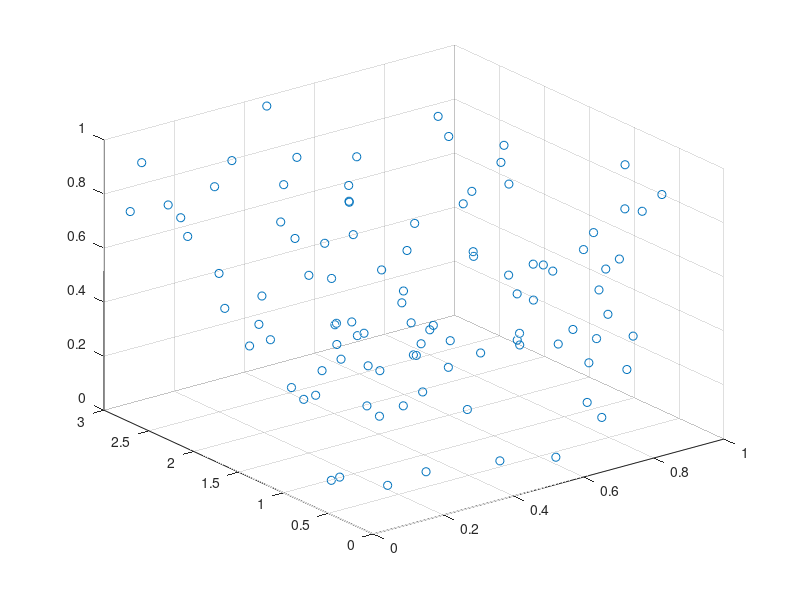

Source code (MATLAB): (Note: this script raises an error after producing the figure.)

addpath(genpath('libs'));


Vertices = bsxfun(@times, rand(3, 100), [1 3 1]');
X = mean(Vertices,2);
Q = cov(Vertices');
figure; scatter3(Vertices(1,:), Vertices(2,:), Vertices(3,:));
hold on;
h1 = plot_gaussian_ellipsoid(X, [1 0 0 ; 0 1 0 ; 0 0 1], mean(mean(Q))*10 );
set(h1,'facealpha',0.2);
axis equal;

Q2 = covDimReduction(Q);
figure; scatter3(Vertices(1,:), Vertices(2,:), Vertices(3,:));
hold on;
h1 = plot_gaussian_ellipsoid(X, Q2, mean(mean(Q))*10 );
set(h1,'facealpha',0.2);
axis equal;

%  figure;
%  for i=length(T)
%      curX = TXQ{1,i};
%      curQ = TXQ{2,i};
%      for j=1:size(curX, 2)
%         h1 = plot_gaussian_ellipsoid(curX(:,j), [curQ(j) 0 0 ; 0 curQ(j) 0 ; 0 0 curQ(j)]./max(curQ), curQ(j)/max(curQ)*0.03);
%      end
%  end
%  
%  set(h1,'facealpha',0.6);
%  view(129,36); set(gca,'proj','perspective'); grid on; 
%  grid on; axis equal; axis tight;